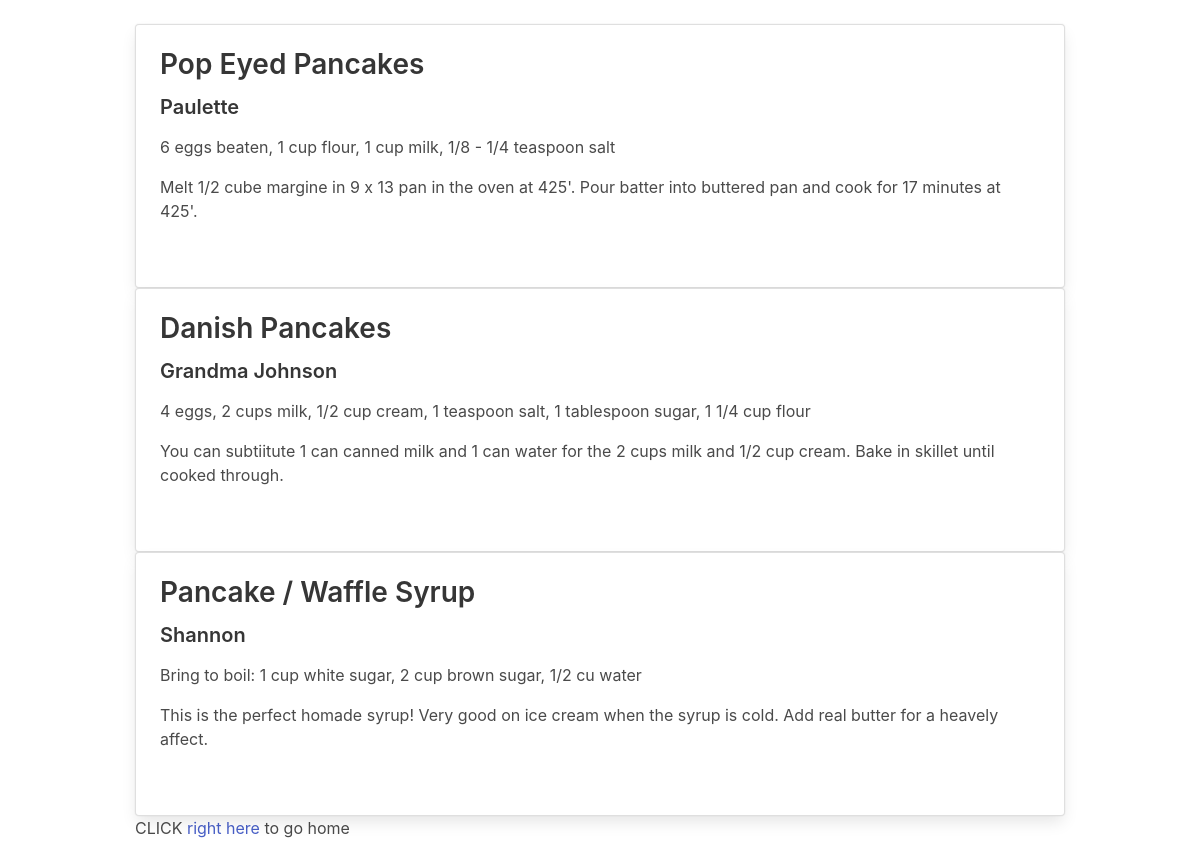
The page /breakfast on the database its author committed.
### tables this page shows
CREATE TABLE breakfasts (
brID int,
brA varchar(255),
brTitle varchar(255),
brIng varchar(255),
brIns varchar(255) 
);

### app.py (the view)
@app.route('/breakfast')
def breakfasts():
    breakfasts = execute_sql('SELECT * FROM breakfasts')
    return render_template('breakfast.html', breakfasts=breakfasts)

### app.py (called while the page is built)
def open_connection():
    connection = getattr(g, '_connection', None)
    if connection == None:
        connection = g._connection = sqlite3.connect(PATH)
    connection.row_factory = sqlite3.Row
    return connection

def execute_sql(sql, values=(), commit=False, single=False):
    connection = open_connection()
    cursor = connection.execute(sql, values)
    if commit == True:
        results = connection.commit()
    else:
        results = cursor.fetchone() if single else cursor.fetchall()
    cursor.close()
    return results

@app.teardown_appcontext
def close_connection(exception):
    connection = getattr(g, '_connection', None)
    if connection is not None:
        connection.close()

### templates/breakfast.html
{% extends "layout.html" %}
{% block content %}
  <br>
  {{ show_breakfasts(breakfasts) }}
  <p> CLICK <a href="/home">right here</a> to go home</p>
  {% endblock %}

### templates/_macros.html (shortened to what this page needs)
{% macro show_breakfast(breakfasts) %}
<div class="card adjust-height">
  <div class="card-content">
    <div class="content">
      <h2>{{breakfasts['brTitle'] }}</h2>
      <h4>{{ breakfasts['brA'] }}</h4>
      <p>{{ breakfasts['brIng'] }}</p>
      <p>{{ breakfasts['brIns'] }}</p><br>
    </div>
  </div>
</div>
{% endmacro %}
{% macro show_breakfasts(breakfasts) %}
<div>
  {% for breakfast in breakfasts %}
  <div>
    {{ show_breakfast(breakfast) }}
  </div>
  {% endfor %}
</div>
{% endmacro %}

### rows shown on the page
breakfasts: brTitle "Pop Eyed Pancakes", brA "Paulette", brIng "6 eggs beaten, 1 cup flour, 1 cup milk, 1/8 - 1/4 teaspoon salt", brIns "Melt 1/2 cube margine in 9 x 13 pan in the oven at 425'. Pour batter into buttered pan and cook for 17 minutes at 425'."
breakfasts: brTitle "Danish Pancakes", brA "Grandma Johnson", brIng "4 eggs, 2 cups milk, 1/2 cup cream, 1 teaspoon salt, 1 tablespoon sugar, 1 1/4 cup flour", brIns "You can subtiitute 1 can canned milk and 1 can water for the 2 cups milk and 1/2 cup cream. Bake in skillet until cooked through."
breakfasts: brTitle "Pancake / Waffle Syrup", brA "Shannon", brIng "Bring to boil: 1 cup white sugar, 2 cup brown sugar, 1/2 cu water", brIns "This is the perfect homade syrup! Very good on ice cream when the syrup is cold. Add real butter for a heavely affect."
